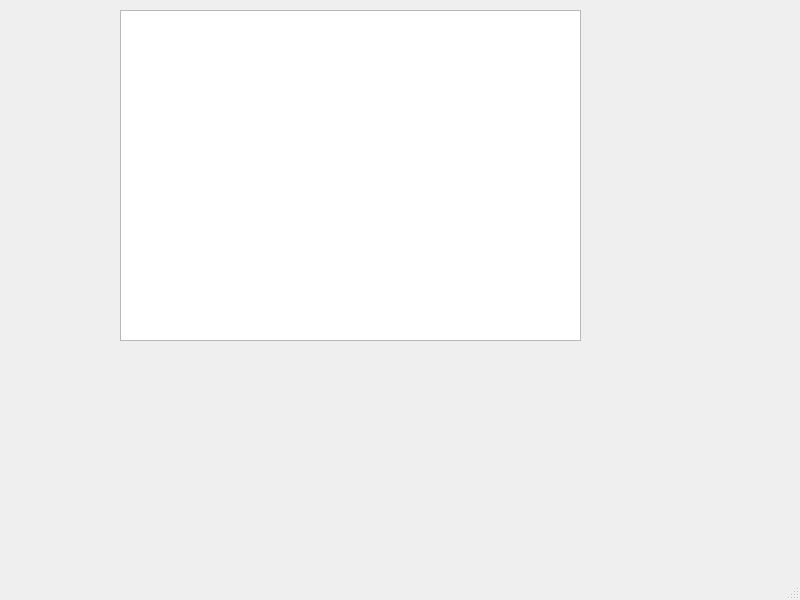
<?xml version="1.0" encoding="UTF-8"?>
<ui version="4.0">
 <class>MainWindow</class>
 <widget class="QMainWindow" name="MainWindow">
  <property name="geometry">
   <rect>
    <x>0</x>
    <y>0</y>
    <width>800</width>
    <height>600</height>
   </rect>
  </property>
  <property name="windowTitle">
   <string>MainWindow</string>
  </property>
  <widget class="QWidget" name="centralwidget">
   <widget class="QTextEdit" name="textEdit">
    <property name="geometry">
     <rect>
      <x>120</x>
      <y>10</y>
      <width>461</width>
      <height>331</height>
     </rect>
    </property>
   </widget>
  </widget>
  <widget class="QMenuBar" name="menubar">
   <property name="geometry">
    <rect>
     <x>0</x>
     <y>0</y>
     <width>800</width>
     <height>22</height>
    </rect>
   </property>
  </widget>
  <widget class="QStatusBar" name="statusbar"/>
 </widget>
 <resources/>
 <connections/>
</ui>
